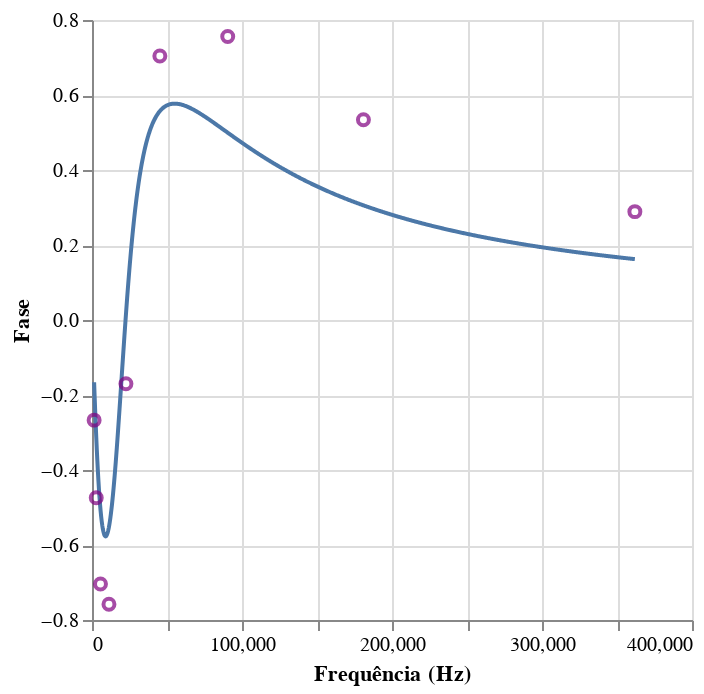

Notebook cell for this chart:
### Code cell
""" 
Rlc arctan(
(frequencia*l - 1/frequencia*c)*(Rt - Rl)/(Rt*Rl + (frequencia*l)^2)

)"""

def func(freq):
    l = 0.005
    c = 0.0000004
    Rt = 425
    Rl = 125
    return np.arctan((freq*l - 1/(freq*c))*(Rt - Rl)/(Rt*Rl + (freq*l - 1/(freq*c))**2))


phase = [-0.267,-0.474,-0.704,-0.758,-0.17,0.704,0.756,0.534,0.289]
df2 = pd.DataFrame()
df2["freq"] = np.array(frequencia_rlc) * 2 * np.pi
df2["bode"] = phase
def bode_topless(lista):
    df = pd.DataFrame()
    lista = np.array(lista)
    df["freq"] = lista
    df["bode"] = func(lista)
    return df


df = bode_topless(np.linspace(450*np.pi,57600*2*np.pi,1000))

_1 = alt.Chart(df).mark_line().encode(
    alt.X("freq", scale = alt.Scale(domain = [225*2*np.pi, 57600*2*np.pi])),
    y = "bode"
)
_2 = alt.Chart(df2).mark_point(color = "purple").encode(
    alt.X("freq", title = "Frequência (Hz)"),
    alt.Y("bode", title = "Fase"),
    tooltip= ["freq"]
)
_1 + _2

### Figure 1 — Vega-Lite specification as saved in the notebook (floating-point values rounded to 4 significant figures; data arrays with more than 128 entries replaced by an {"elided": "..."} marker saying what was removed)
{"config": {"view": {"continuousWidth": 300, "continuousHeight": 300}}, "layer": [{"data": {"name": "data-5ccffbe48fe7ba374d68eb4816c1fc62"}, "mark": {"type": "line"}, "encoding": {"x": {"field": "freq", "scale": {"domain": [1414.0, 361900.0]}, "type": "quantitative"}, "y": {"field": "bode", "type": "quantitative"}}}, {"data": {"name": "data-fbf20be3a5ee30955c76a93e0011ebfa"}, "mark": {"type": "point", "color": "purple"}, "encoding": {"tooltip": [{"field": "freq", "type": "quantitative"}], "x": {"field": "freq", "title": "Frequência (Hz)", "type": "quantitative"}, "y": {"field": "bode", "title": "Fase", "type": "quantitative"}}}], "$schema": "https://vega.github.io/schema/vega-lite/v5.20.1.json", "datasets": {"data-5ccffbe48fe7ba374d68eb4816c1fc62": {"elided": "1000 records"}, "data-fbf20be3a5ee30955c76a93e0011ebfa": [{"freq": 1414.0, "bode": -0.267}, {"freq": 2827.0, "bode": -0.474}, {"freq": 5655.0, "bode": -0.704}, {"freq": 11310.0, "bode": -0.758}, {"freq": 22620.0, "bode": -0.17}, {"freq": 45240.0, "bode": 0.704}, {"freq": 90480.0, "bode": 0.756}, {"freq": 181000.0, "bode": 0.534}, {"freq": 361900.0, "bode": 0.289}]}}
